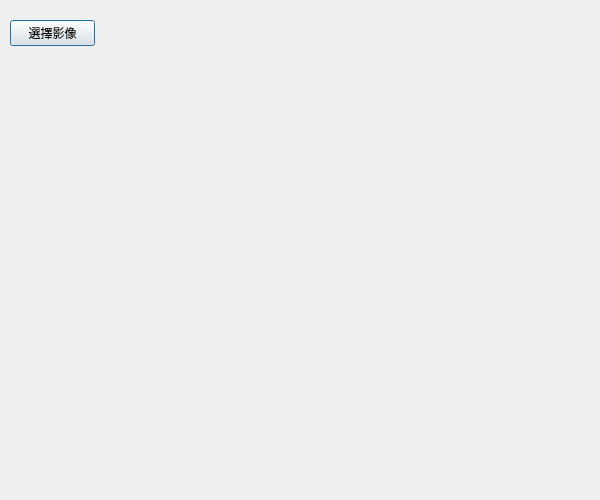
<?xml version="1.0" encoding="UTF-8"?>
<ui version="4.0">
 <class>PlayVideoWindow</class>
 <widget class="QDialog" name="PlayVideoWindow">
  <property name="geometry">
   <rect>
    <x>0</x>
    <y>0</y>
    <width>600</width>
    <height>500</height>
   </rect>
  </property>
  <property name="minimumSize">
   <size>
    <width>600</width>
    <height>500</height>
   </size>
  </property>
  <property name="windowTitle">
   <string>PlayVideoWindow</string>
  </property>
  <widget class="QPushButton" name="chose_images">
   <property name="geometry">
    <rect>
     <x>10</x>
     <y>20</y>
     <width>85</width>
     <height>26</height>
    </rect>
   </property>
   <property name="text">
    <string>選擇影像</string>
   </property>
  </widget>
  <widget class="QPushButton" name="play_button">
   <property name="geometry">
    <rect>
     <x>210</x>
     <y>400</y>
     <width>52</width>
     <height>52</height>
    </rect>
   </property>
   <property name="styleSheet">
    <string notr="true">background-image: url(:/play/Resources/play.png);</string>
   </property>
   <property name="text">
    <string/>
   </property>
   <property name="autoDefault">
    <bool>false</bool>
   </property>
   <property name="flat">
    <bool>true</bool>
   </property>
  </widget>
  <widget class="QPushButton" name="stop_button">
   <property name="geometry">
    <rect>
     <x>310</x>
     <y>400</y>
     <width>52</width>
     <height>52</height>
    </rect>
   </property>
   <property name="styleSheet">
    <string notr="true">background-image: url(:/play/Resources/stop.png);</string>
   </property>
   <property name="text">
    <string/>
   </property>
   <property name="autoDefault">
    <bool>false</bool>
   </property>
   <property name="flat">
    <bool>true</bool>
   </property>
  </widget>
  <widget class="QPushButton" name="next_button">
   <property name="geometry">
    <rect>
     <x>110</x>
     <y>400</y>
     <width>52</width>
     <height>52</height>
    </rect>
   </property>
   <property name="styleSheet">
    <string notr="true">background-image: url(:/play/Resources/next.png);</string>
   </property>
   <property name="text">
    <string/>
   </property>
   <property name="autoDefault">
    <bool>false</bool>
   </property>
   <property name="flat">
    <bool>true</bool>
   </property>
  </widget>
  <widget class="QPushButton" name="back_button">
   <property name="geometry">
    <rect>
     <x>410</x>
     <y>400</y>
     <width>52</width>
     <height>52</height>
    </rect>
   </property>
   <property name="styleSheet">
    <string notr="true">background-image: url(:/play/Resources/back.png);</string>
   </property>
   <property name="text">
    <string/>
   </property>
   <property name="autoDefault">
    <bool>false</bool>
   </property>
   <property name="flat">
    <bool>true</bool>
   </property>
  </widget>
  <widget class="QLabel" name="index_label">
   <property name="geometry">
    <rect>
     <x>20</x>
     <y>90</y>
     <width>81</width>
     <height>41</height>
    </rect>
   </property>
   <property name="text">
    <string/>
   </property>
   <property name="alignment">
    <set>Qt::AlignCenter</set>
   </property>
  </widget>
 </widget>
 <layoutdefault spacing="6" margin="11"/>
 <resources>
  <include location="PlayIcons.qrc"/>
 </resources>
 <connections>
  <connection>
   <sender>chose_images</sender>
   <signal>clicked()</signal>
   <receiver>PlayVideoWindow</receiver>
   <slot>openVideoSequence_slot()</slot>
   <hints>
    <hint type="sourcelabel">
     <x>66</x>
     <y>30</y>
    </hint>
    <hint type="destinationlabel">
     <x>144</x>
     <y>628</y>
    </hint>
   </hints>
  </connection>
  <connection>
   <sender>play_button</sender>
   <signal>clicked()</signal>
   <receiver>PlayVideoWindow</receiver>
   <slot>playButtonAction_slot()</slot>
   <hints>
    <hint type="sourcelabel">
     <x>226</x>
     <y>423</y>
    </hint>
    <hint type="destinationlabel">
     <x>263</x>
     <y>641</y>
    </hint>
   </hints>
  </connection>
  <connection>
   <sender>stop_button</sender>
   <signal>clicked()</signal>
   <receiver>PlayVideoWindow</receiver>
   <slot>stopButtonAction_slot()</slot>
   <hints>
    <hint type="sourcelabel">
     <x>330</x>
     <y>428</y>
    </hint>
    <hint type="destinationlabel">
     <x>356</x>
     <y>595</y>
    </hint>
   </hints>
  </connection>
  <connection>
   <sender>next_button</sender>
   <signal>clicked()</signal>
   <receiver>PlayVideoWindow</receiver>
   <slot>nextButtonAction_slot()</slot>
   <hints>
    <hint type="sourcelabel">
     <x>144</x>
     <y>446</y>
    </hint>
    <hint type="destinationlabel">
     <x>123</x>
     <y>654</y>
    </hint>
   </hints>
  </connection>
  <connection>
   <sender>back_button</sender>
   <signal>clicked()</signal>
   <receiver>PlayVideoWindow</receiver>
   <slot>backButtonAction_slot()</slot>
   <hints>
    <hint type="sourcelabel">
     <x>431</x>
     <y>423</y>
    </hint>
    <hint type="destinationlabel">
     <x>457</x>
     <y>532</y>
    </hint>
   </hints>
  </connection>
 </connections>
 <slots>
  <slot>openVideoSequence_slot()</slot>
  <slot>playButtonAction_slot()</slot>
  <slot>stopButtonAction_slot()</slot>
  <slot>nextButtonAction_slot()</slot>
  <slot>backButtonAction_slot()</slot>
 </slots>
</ui>
